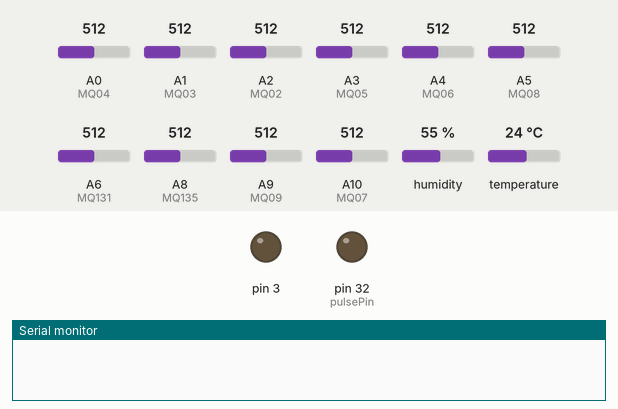
Recording of a sketch running on a simulated Arduino Mega 2560, built with avr-gcc and run on an emulated ATmega2560. On the bench: output pins drawn as LEDs (lit = HIGH), the last lines printed to the serial monitor. The test bench sets the inputs (shaded band); at power-on: A0 (MQ04) = 512, A1 (MQ03) = 512, A2 (MQ02) = 512, A3 (MQ05) = 512, A4 (MQ06) = 512, A5 (MQ08) = 512, A6 (MQ131) = 512, A8 (MQ135) = 512, A9 (MQ09) = 512, A10 (MQ07) = 512, humidity 55 %, temperature 24 °C. The local clock reads 2024-03-15 10:24:30 at power-on unless the sketch sets it; storage starts empty.

Above: at 0.1 s.
At 1.4 s:
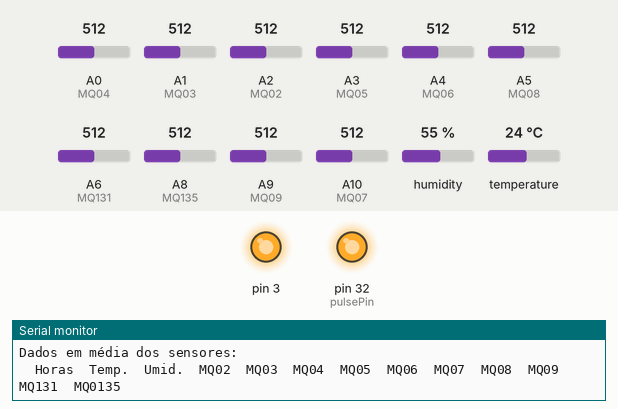
At 60.2 s:
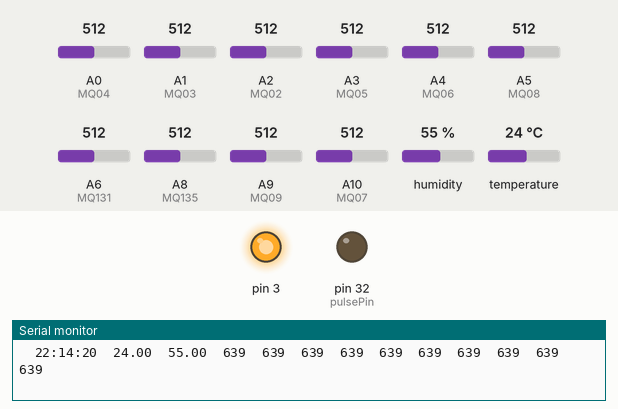
Timing chart, 0 to 61.7 s (numbered marks = the images above):
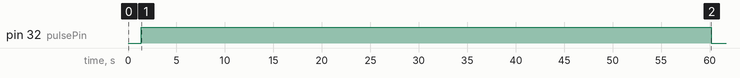

Measured:
- by itself, pin 32 (pulsePin): HIGH → LOW at 60.2 s

The sketch:

code_20190312.ino
```cpp
/*2019/03/12 - IFG-Câmpus Goiânia - Codigo_Geral_Base
  Criador: Victor Gabriel P. Santos
  **Código Base para o projeto do Nariz eletrônico.
  **Fixa Técnica:
    - Módulo Bluetooth Hc-05:
      + Rx necessita de divisor de tensão (5V~3,3V).

    -Sensores de Gás:
      + MQ02 - Detecção de Metano, Butano, GPL e Fumaça;
      + MQ03 - Detecção de Álcool, Etanol e Fumaça;
      + MQ04 - Detecção de Metano;
      + MQ05 - Detecção de H2, GLP, CH4, CO, Álcool e Gás Natural;
      + MQ06 - Detecção de GPL, Isobutano, Butano e Propano;
      + MQ07 - Detecção de Monóxido de Carbono;
      + MQ08 - Detecção de H2;
      + MQ09 - Detecção de CH4 e GPL;
      + MQ131 - Detecção de Ozônio;
      + MQ135 - Detecção de Benzeno, Álcool, Fumaça, Propano, Formaldeído e Hidrogênio, Amônia.

    -Sensor de Temperatura e Umidade DHT22.

    -Tiny RTC: ***COMUNICAÇÃO I2C***
      + SDA: pino 20;
      + SCL: pino 21.

    - Módulo SD card: ***COMUNICAÇÃO SPI***
      + Os seguintes pinos necessitam de um divisor de tensão (5V~3,3V).
         MOSI: pino 50;
         MISO: pino 51; (Exceção)
         SCK: pino 52.
*/

//Bibliotecas:
  #include <DHT.h>
  #include <Wire.h>
  #include <RTClib.h>
  #include <SPI.h>
  #include <SD.h>

// Configuração do DHT:
  #define DHT_Pin A11
  #define DHT_Type DHT22
  DHT TempHum(DHT_Pin, DHT_Type);
  float Humidity, Temperature;

// Configuração dos sensores de gás:
  #define MQ02 A2
  #define MQ03 A1
  #define MQ04 A0
  #define MQ05 A3
  #define MQ06 A4
  #define MQ07 A10
  #define MQ08 A5
  #define MQ09 A9
  #define MQ131 A6
  #define MQ135 A8
  #define MQX A7
  #define pulsePin 32
  #define pulseTime 60000
  int S[11] = {0};
  unsigned long tempo, tempo1, timedel;

// Configuração do Hc05:
  int Option, x, i = 5, Time = 1000;

// Configuração do RTC:
  RTC_DS1307 rtc;

// Configuração do SD Card:
  #define CS 4
  File data;
  String Arquivo = "analise.txt";

// Variaveis Globais
  byte lock = 1;

void mean(void);    void checkSensor(void);
void header(void);  void writeOption(void);
void reading(void); void getDate(void);
void getTime(void); void reportTime(void);
void report(void);  void pulse(void);
void delData(void); void connection(void);

void setup(){
  //Inicialização
    tempo = millis(); tempo1 = millis(); timedel = millis();
    Serial.begin(9600); Serial1.begin(9600);
    TempHum.begin(); Wire.begin(); SD.begin(CS);
    //while(!Serial1.available());
    Serial1.read(); Serial1.flush();
    rtc.begin(); rtc.isrunning(); rtc.adjust(DateTime(__DATE__, __TIME__));

  //Verificação dos Módulos
    Serial1.println("Inicializando...");
    connection();

  pinMode(3, OUTPUT); pinMode(pulsePin, OUTPUT);
  getDate(); getTime(); // Obtem data e hora do RTC.
  checkSensor(); // Checa se os sensores estão ligados.
  header(); Option = 48; digitalWrite(pulsePin, HIGH);
  pulse();
  digitalWrite(3, HIGH);
  Serial.print("O Bangs passou com sucesso!");
}

void loop(){
  writeOption(); delData(); connection(); pulse();
  getTime(); reading(); MQSensor(); report();
}

void connection(){
  if(!rtc.isrunning()){
    rtc.adjust(DateTime(__DATE__, __TIME__));
    if(lock){Serial1.println("O relógio não está ativo!");}
  }
  if(!SD.begin(CS)){
    if(lock){
      Serial1.println("Cartão SD não encontrado!!!"); Serial1.println("");
    }
  }
  if(rtc.isrunning() && SD.begin(CS)){
    if(lock){
      Serial1.println("Cartão SD conectado!!!"); Serial1.println("");
    }
    lock = 0; return;
  }
  lock = 1;
}

void delData(){
  if(Option == 57){
    Serial1.println("Deseja limpar o arquivo de texto? S/n");
    while(!Serial1.available()); Option = Serial1.read();
    switch(Option){
      case 83: SD.remove(Arquivo);
               while((SD.exists(Arquivo)) && (millis() - timedel < 2000)){
                    SD.remove(Arquivo); timedel = millis();
               }
               if(SD.exists(Arquivo)) Serial1.println("Falha ao limpar cartão."); break;
      case 115: SD.remove(Arquivo);
                while((SD.exists(Arquivo)) && (millis() - timedel < 2000)){
                     SD.remove(Arquivo); timedel = millis();
                }
                if(SD.exists(Arquivo)) Serial1.println("Falha ao limpar cartão."); break;
      default: Option = 48; break;
    }
  }
}

void mean(){
  for(x=0; x<i; x++){
      S[0] += analogRead(MQ02); S[1] += analogRead(MQ03); S[2] += analogRead(MQ04); S[3] += analogRead(MQ05);
      S[4] += analogRead(MQ06); S[6] += analogRead(MQ08); S[8] += analogRead(MQ131); S[9] += analogRead(MQ135);
      if(digitalRead(pulsePin) == HIGH){
        analogReference(INTERNAL1V1); S[5] += analogRead(MQ07); S[7] += analogRead(MQ09); analogReference(DEFAULT);
      }
      else {
        analogReference(DEFAULT); S[5] += analogRead(MQ07); S[7] += analogRead(MQ09);
      }
      delay(Time/i);
    }
    S[0] = int(S[0]/x); S[1] = int(S[1]/x); S[2] = int(S[2]/x); S[3] = int(S[3]/x); S[4] = int(S[4]/x);
    S[5] = int(S[5]/x); S[6] = int(S[6]/x); S[7] = int(S[7]/x); S[8] = int(S[8]/x); S[9] = int(S[9]/x);
}

void checkSensor(){
  mean();
  Serial1.println(""); Serial.println("");
  Serial1.println("Checagem de Sensores:"); Serial1.println("Checagem de Sensores:");
  if(S[0] != 0) {Serial1.println(F("   Sensor MQ02:   OK!")); Serial.print(F("Sensor MQ02:")); Serial.print("\t"); Serial.println("OK!");}
      else {Serial1.println(F("   Sensor MQ02:   Não Conectado!")); Serial.print(F("Sensor MQ02:")); Serial.print("\t"); Serial.println("Não Conectado!");}
  if(S[1] != 0) {Serial1.println(F("   Sensor MQ03:   OK!")); Serial.print(F("Sensor MQ03:")); Serial.print("\t"); Serial.println("OK!");}
      else {Serial1.println(F("   Sensor MQ03:   Não Conectado!")); Serial.print(F("Sensor MQ03:")); Serial.print("\t"); Serial.println("Não Conectado!");}
  if(S[2] != 0) {Serial1.println(F("   Sensor MQ04:   OK!")); Serial.print(F("Sensor MQ04:")); Serial.print("\t"); Serial.println("OK!");}
      else {Serial1.println(F("   Sensor MQ04:   Não Conectado!")); Serial.print(F("Sensor MQ04:")); Serial.print("\t"); Serial.println("Não Conectado!");}
  if(S[3] != 0) {Serial1.println(F("   Sensor MQ05:   OK!")); Serial.print(F("Sensor MQ05:")); Serial.print("\t"); Serial.println("OK!");}
      else {Serial1.println(F("   Sensor MQ05:   Não Conectado!")); Serial.print(F("Sensor MQ05:")); Serial.print("\t"); Serial.println("Não Conectado!");}
  if(S[4] != 0) {Serial1.println(F("   Sensor MQ06:   OK!")); Serial.print(F("Sensor MQ06:")); Serial.print("\t"); Serial.println("OK!");}
      else {Serial1.println(F("   Sensor MQ06:   Não Conectado!")); Serial.print(F("Sensor MQ06:")); Serial.print("\t"); Serial.println("Não Conectado!");}
  if(S[5] != 0) {Serial1.println(F("   Sensor MQ07:   OK!")); Serial.print(F("Sensor MQ07:")); Serial.print("\t"); Serial.println("OK!");}
      else {Serial1.println(F("   Sensor MQ07:   Não Conectado!")); Serial.print(F("Sensor MQ07:")); Serial.print("\t"); Serial.println("Não Conectado!");}
  if(S[6] != 0) {Serial1.println(F("   Sensor MQ08:   OK!")); Serial.print(F("Sensor MQ08:")); Serial.print("\t"); Serial.println("OK!");}
      else {Serial1.println(F("   Sensor MQ08:   Não Conectado!")); Serial.print(F("Sensor MQ08:")); Serial.print("\t"); Serial.println("Não Conectado!");}
  if(S[7] != 0) {Serial1.println(F("   Sensor MQ09:   OK!")); Serial.print(F("Sensor MQ09:")); Serial.print("\t"); Serial.println("OK!");}
      else {Serial1.println(F("   Sensor MQ09:   Não Conectado!")); Serial.print(F("Sensor MQ09:")); Serial.print("\t"); Serial.println("Não Conectado!");}
  if(S[8] != 0) {Serial1.println(F("   Sensor MQ131: OK!")); Serial.print(F("Sensor MQ131:")); Serial.print("\t"); Serial.println("OK!");}
      else {Serial1.println(F("   Sensor MQ131: Não Conectado!")); Serial.print(F("Sensor MQ131:")); Serial.print("\t"); Serial.println("Não Conectado!");}
  if(S[9] != 0) {Serial1.println(F("   Sensor MQ135: OK!")); Serial.print(F("Sensor MQ135:")); Serial.print("\t"); Serial.println("OK!");}
      else {Serial1.println(F("   Sensor MQ135: Não Conectado!")); Serial.print(F("Sensor MQ135:")); Serial.print("\t"); Serial.println("Não Conectado!");}
  Serial1.println(""); Serial1.println(""); Serial.println(""); Serial.println("");
}

void MQSensor(){
  mean();
  Serial1.print("Sensor MQ02:  "); Serial1.print(S[0]); Serial1.print("   ");
  Serial1.print("Sensor MQ03:  "); Serial1.print(S[1]); Serial1.println("   ");
  Serial1.print("Sensor MQ04:  "); Serial1.print(S[2]); Serial1.print("   ");
  Serial1.print("Sensor MQ05:  "); Serial1.print(S[3]); Serial1.println("   ");
  Serial1.print("Sensor MQ06:  "); Serial1.print(S[4]); Serial1.print("   ");
  Serial1.print("Sensor MQ07:  "); Serial1.print(S[5]); Serial1.println("   ");
  Serial1.print("Sensor MQ08:  "); Serial1.print(S[6]); Serial1.print("   ");
  Serial1.print("Sensor MQ09:  "); Serial1.print(S[7]); Serial1.println("   ");
  Serial1.print("Sensor MQ131: "); Serial1.print(S[8]); Serial1.print("   ");
  Serial1.print("Sensor MQ135: "); Serial1.print(S[9]); Serial1.println("   "); Serial1.println("");
}

void header(){
  //Relatório no Cartão SD
    data = SD.open(Arquivo, FILE_WRITE);
    if(!data){
      Serial1.println("   ***Erro ao abrir documento de texto.***   ");}
      data.print("Experimento iniciado no dia ");
      DateTime now = rtc.now();
      if(now.day() < 10){ data.print("0"); Serial.print("0"); data.print(now.day(), DEC); Serial.print(now.day(), DEC);}
        else {data.print(now.day(), DEC); Serial.print(now.day(), DEC);} data.print("/"); Serial.print("/");
      if(now.month() < 10){ data.print("0"); Serial.print("0"); data.print(now.month(), DEC); Serial.print(now.month(), DEC);}
        else {data.print(now.month(), DEC); Serial.print(now.month(), DEC);} data.print("/"); Serial.print("/");
      if(now.year() < 10){ data.print("0"); data.print(now.year(), DEC); Serial.print("0"); Serial.print(now.year(), DEC);}
        else {data.print(now.year(), DEC); Serial.print(now.year(), DEC);} data.print(" às "); Serial.print(" às ");
      reportTime(); data.print("."); data.println(""); data.println(""); data.print("    Dados em média dos sensores:"); data.println("");
      data.print("\t"); data.print("Horas"); data.print("\t"); data.print("Temp."); data.print("\t");
      data.print("Umid."); data.print("\t"); data.print("MQ02"); data.print("\t"); data.print("MQ03"); data.print("\t");
      data.print("MQ04"); data.print("\t"); data.print("MQ05"); data.print("\t"); data.print("MQ06"); data.print("\t");
      data.print("MQ07"); data.print("\t"); data.print("MQ08"); data.print("\t"); data.print("MQ09"); data.print("\t");
      data.print("MQ131"); data.print("\t"); data.print("MQ0135"); data.print("\t"); data.println(""); data.close();

  //Relatório no monitor Serial
      Serial.print("."); Serial.println(""); Serial.println(""); Serial.print("Dados em média dos sensores:"); Serial.println("");
      Serial.print("\t"); Serial.print("Horas"); Serial.print("\t"); Serial.print("Temp."); Serial.print("\t");
      Serial.print("Umid."); Serial.print("\t"); Serial.print("MQ02"); Serial.print("\t"); Serial.print("MQ03"); Serial.print("\t");
      Serial.print("MQ04"); Serial.print("\t"); Serial.print("MQ05"); Serial.print("\t"); Serial.print("MQ06"); Serial.print("\t");
      Serial.print("MQ07"); Serial.print("\t"); Serial.print("MQ08"); Serial.print("\t"); Serial.print("MQ09"); Serial.print("\t");
      Serial.print("MQ131"); Serial.print("\t"); Serial.print("MQ0135"); Serial.print("\t"); Serial.println("");
}

void writeOption(){
  Serial1.available();
  if(Serial1.read() > 48){
    Option = Serial1.read(); Serial1.println(""); Serial1.print("Eu: ");
    Serial1.write(Option); Serial1.println(""); Serial1.println(""); Serial1.flush();
  }
}

void reading(){
  if(millis() - tempo1 > (Time)){
    Serial1.print(F(" - "));
    Humidity = TempHum.readHumidity(); Temperature = TempHum.readTemperature();
    Serial1.print(F(" Temp.: ")); Serial1.print(Temperature); Serial1.print(F("°C "));
    Serial1.print(F(" Umid.: ")); Serial1.print(Humidity); Serial1.println(F("% "));
    tempo1 = millis();
  }
}

void getDate(){
  Serial1.println(""); DateTime now = rtc.now();
  if(now.day() < 10){ Serial1.print("0"); Serial1.print(now.day(), DEC);}
    else {Serial1.print(now.day(), DEC);} Serial1.print("/");
  if(now.month() < 10){ Serial1.print("0"); Serial1.print(now.month(), DEC);}
    else {Serial1.print(now.month(), DEC);} Serial1.print("/");
  if(now.year() < 10){ Serial1.print("0"); Serial1.print(now.year(), DEC);}
    else {Serial1.print(now.year(), DEC);} Serial1.print(" - ");
}

void getTime(){
  DateTime now = rtc.now();
  if(now.hour() < 10){ Serial1.print("0"); Serial1.print(now.hour(), DEC);}
    else{Serial1.print(now.hour(), DEC); } Serial1.print(":");
  if(now.minute() < 10){ Serial1.print("0"); Serial1.print(now.minute(), DEC);}
    else{Serial1.print(now.minute(), DEC);} Serial1.print(":");
  if(now.second() < 10){ Serial1.print("0"); Serial1.print(now.second(), DEC);}
    else{Serial1.print(now.second(), DEC);}
}

void reportTime(){
    DateTime now = rtc.now();
    if(now.hour() < 10){ data.print("0"); data.print(now.hour(), DEC); Serial.print("0"); Serial.print(now.hour(), DEC);}
      else{data.print(now.hour(), DEC); Serial.print(now.hour(), DEC);} data.print(":"); Serial.print(":");
    if(now.minute() < 10){ data.print("0"); data.print(now.minute(), DEC); Serial.print("0"); Serial.print(now.minute(), DEC);}
      else{data.print(now.minute(), DEC); Serial.print(now.minute(), DEC);} data.print(":"); Serial.print(":");
    if(now.second() < 10){ data.print("0"); data.print(now.second(), DEC); Serial.print("0"); Serial.print(now.second(), DEC);}
      else{data.print(now.second(), DEC); Serial.print(now.second(), DEC);}
}

void report(){
  data = SD.open(Arquivo, FILE_WRITE);
  if(!data){ Serial1.println("***Erro ao abrir documento de texto.***");}
    data.print("\t"); Serial.print("\t"); reportTime(); data.print("\t"); data.print(Temperature); data.print("°C"); data.print("\t");
    Serial.print("\t"); Serial.print(Temperature); Serial.print("\t");
    data.print(Humidity); data.print("%"); data.print("\t"); Serial.print(Humidity); Serial.print("\t");
    if(S[0] < 100){data.print("0"); data.print(S[0]); Serial.print("0"); Serial.print(S[0]);}
      else {data.print(S[0]); Serial.print(S[0]);} data.print("\t"); Serial.print("\t");
    if(S[1] < 100){data.print("0"); data.print(S[1]); Serial.print("0"); Serial.print(S[1]);}
      else {data.print(S[1]); Serial.print(S[1]);} data.print("\t"); Serial.print("\t");
    if(S[2] < 100){data.print("0"); data.print(S[2]); Serial.print("0"); Serial.print(S[2]);}
      else {data.print(S[2]); Serial.print(S[2]);} data.print("\t"); Serial.print("\t");
    if(S[3] < 100){data.print("0"); data.print(S[3]); Serial.print("0"); Serial.print(S[3]);}
      else {data.print(S[3]); Serial.print(S[3]);} data.print("\t"); Serial.print("\t");
    if(S[4] < 100){data.print("0"); data.print(S[4]); Serial.print("0"); Serial.print(S[4]);}
      else {data.print(S[4]); Serial.print(S[4]);} data.print("\t"); Serial.print("\t");
    if(S[5] < 100){data.print("0"); data.print(S[5]); Serial.print("0"); Serial.print(S[5]);}
      else {data.print(S[5]); Serial.print(S[5]);} data.print("\t"); Serial.print("\t");
    if(S[6] < 100){data.print("0"); data.print(S[6]); Serial.print("0"); Serial.print(S[6]);}
      else {data.print(S[6]); Serial.print(S[6]);} data.print("\t"); Serial.print("\t");
    if(S[7] < 100){data.print("0"); data.print(S[7]); Serial.print("0"); Serial.print(S[7]);}
      else {data.print(S[7]); Serial.print(S[7]);} data.print("\t"); Serial.print("\t");
    if(S[8] < 100){data.print("0"); data.print(S[8]); Serial.print("0"); Serial.print(S[8]);}
      else {data.print(S[8]); Serial.print(S[8]);} data.print("\t"); Serial.print("\t");
    if(S[9] < 100){data.print("0"); data.print(S[9]); Serial.print("0"); Serial.print(S[9]);}
      else {data.print(S[9]); Serial.print(S[9]);} data.println(""); Serial.println("");
    data.close();
}

void pulse(){
  if((millis() - tempo) > pulseTime && digitalRead(pulsePin) == HIGH){
    digitalWrite(pulsePin, LOW); tempo = millis();
  }
  if((millis() - tempo) > (pulseTime + (pulseTime/3)) && digitalRead(pulsePin) == LOW){
    digitalWrite(pulsePin, HIGH); tempo = millis();
  }
}
```
